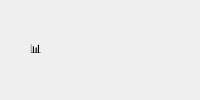
<?xml version="1.0" encoding="UTF-8"?>
<ui version="4.0">
 <class>StatCard</class>
 <widget class="QFrame" name="statCard">
  <property name="objectName">
   <string>statCard</string>
  </property>
  <layout class="QVBoxLayout" name="verticalLayout_root">
   <property name="spacing">
    <number>8</number>
   </property>
   <property name="leftMargin">
    <number>16</number>
   </property>
   <property name="topMargin">
    <number>16</number>
   </property>
   <property name="rightMargin">
    <number>16</number>
   </property>
   <property name="bottomMargin">
    <number>16</number>
   </property>
   <item>
    <layout class="QHBoxLayout" name="horizontalLayout_top">
     <item>
      <widget class="QFrame" name="statIconFrame">
       <property name="objectName">
        <string>statIconFrame</string>
       </property>
       <property name="minimumSize">
        <size>
         <width>40</width>
         <height>40</height>
        </size>
       </property>
       <property name="maximumSize">
        <size>
         <width>40</width>
         <height>40</height>
        </size>
       </property>
       <layout class="QHBoxLayout" name="horizontalLayout_icon">
        <item>
         <widget class="QLabel" name="labelStatIcon">
          <property name="text">
           <string>📊</string>
          </property>
          <property name="alignment">
           <set>Qt::AlignCenter</set>
          </property>
         </widget>
        </item>
       </layout>
      </widget>
     </item>
     <item>
      <layout class="QVBoxLayout" name="verticalLayout_texts">
       <property name="spacing">
        <number>4</number>
       </property>
       <item>
        <widget class="QLabel" name="labelStatTitle">
         <property name="text">
          <string/>
         </property>
        </widget>
       </item>
       <item>
        <widget class="QLabel" name="labelStatValue">
         <property name="objectName">
          <string>labelStatValue</string>
         </property>
         <property name="text">
          <string/>
         </property>
        </widget>
       </item>
       <item>
        <widget class="QLabel" name="labelStatHint">
         <property name="objectName">
          <string>labelStatHint</string>
         </property>
         <property name="text">
          <string/>
         </property>
        </widget>
       </item>
      </layout>
     </item>
    </layout>
   </item>
  </layout>
 </widget>
 <resources/>
 <connections/>
</ui>
